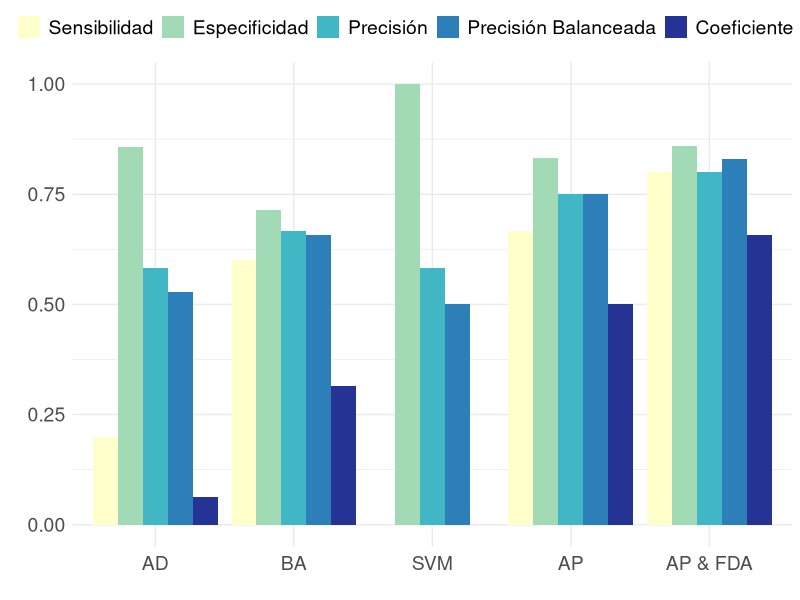
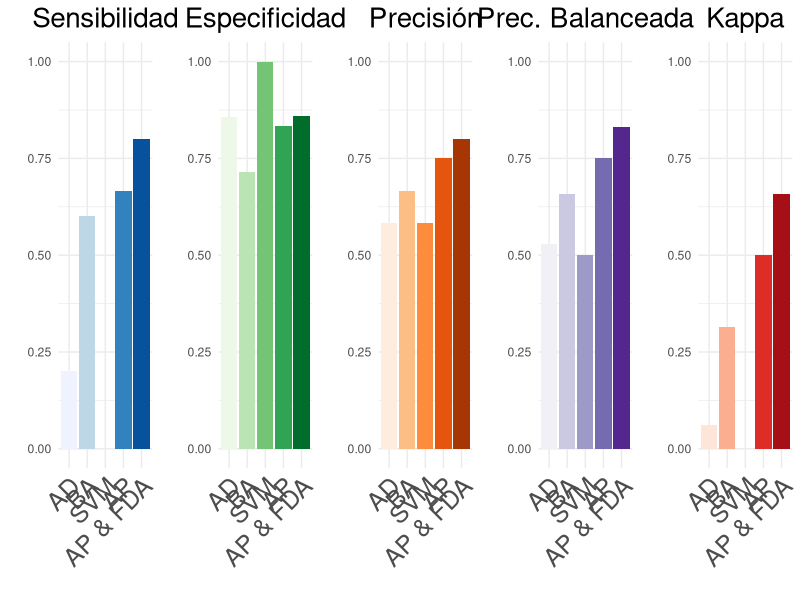

These figures' R source, in order:
library(ggplot2)
library(stringr)

# Crear un dataframe con los datos

data <- data.frame(
  Modelo = factor(c("AD", "BA", "SVM", "AP", "AP & FDA"), 
                  levels = c("AD", "BA", "SVM", "AP", "AP & FDA")),
  Sensibilidad = c(0.2, 0.6, 0, 0.6667, 0.8),
  Especificidad = c(0.8571, 0.7142, 1, 0.8333, 0.86),
  Precisión = c(0.5833, 0.6666, 0.5833, 0.75, 0.8),
  P_Balanceada = c(0.5285, 0.6571, 0.5, 0.75, 0.83),
  Kappa_Coef = c(0.0625, 0.3142, 0, 0.5, 0.6571)
)

# Convertir los datos a formato largo
data_long <- reshape2::melt(data, id.vars = "Modelo")

# Convertir la variable 'variable' a un factor y especificar el orden de los niveles
data_long$variable <- factor(data_long$variable, levels = c("Sensibilidad", "Especificidad", "Precisión", "P_Balanceada", "Kappa_Coef"))


# Crear el gráfico
ggplot(data_long, aes(x = Modelo, y = value, fill = variable)) +
  geom_bar(stat = "identity", position = "dodge") +
  scale_fill_brewer(palette = "YlGnBu", 
                    labels = c("Sensibilidad", "Especificidad", "Precisión", "Precisión Balanceada", "Coeficiente Kappa")) +
  theme_minimal() +
  labs(x = "", y = "", fill = "") +
  theme(axis.text.x = element_text(angle = 0, hjust = 0.5, vjust = 0.5, size = 14),
        axis.text.y = element_text(size = 14),
        legend.text = element_text(size = 14),
        legend.position = "top") +
  guides(fill = guide_legend(nrow = 1)) +
  scale_x_discrete(labels = function(x) str_wrap(x, width = 10)) +
  ylim(0, 1)    



library(gridExtra)

# Crear los gráficos por separado
g1 <- ggplot(subset(data_long, variable == "Sensibilidad"), aes(x = Modelo, y = value, fill = Modelo)) +
  geom_bar(stat = "identity", position = "dodge") +
  scale_fill_brewer(palette = "Blues") +
  theme_minimal() +
  theme(axis.text.x = element_text(angle = 45, hjust = 1, size = 18),
        legend.position = "none",
        plot.title = element_text(hjust = 0.5, size = 20)) +
  labs(title = "Sensibilidad", x = "", y = "") +
  ylim(0, 1)

g2 <- ggplot(subset(data_long, variable == "Especificidad"), aes(x = Modelo, y = value, fill = Modelo)) +
  geom_bar(stat = "identity", position = "dodge") +
  scale_fill_brewer(palette = "Greens") +
  theme_minimal() +
  theme(axis.text.x = element_text(angle = 45, hjust = 1, size = 18),
        legend.position = "none",
        plot.title = element_text(hjust = 0.5, size = 20)) +
  labs(title = "Especificidad", x = "", y = "") +
  ylim(0, 1)

g3 <- ggplot(subset(data_long, variable == "Precisión"), aes(x = Modelo, y = value, fill = Modelo)) +
  geom_bar(stat = "identity", position = "dodge") +
  scale_fill_brewer(palette = "Oranges") +
  theme_minimal() +
  theme(axis.text.x = element_text(angle = 45, hjust = 1, size = 18),
        legend.position = "none",
        plot.title = element_text(hjust = 0.5, size = 20)) +
  labs(title = "Precisión", x = "", y = "") +
  ylim(0, 1)

g4 <- ggplot(subset(data_long, variable == "P_Balanceada"), aes(x = Modelo, y = value, fill = Modelo)) +
  geom_bar(stat = "identity", position = "dodge") +
  scale_fill_brewer(palette = "Purples") +
  theme_minimal() +
  theme(axis.text.x = element_text(angle = 45, hjust = 1, size = 18),
        legend.position = "none",
        plot.title = element_text(hjust = 0.5, size = 20)) +
  labs(title = "Prec. Balanceada", x = "", y = "") +
  ylim(0, 1)

g5 <- ggplot(subset(data_long, variable == "Kappa_Coef"), aes(x = Modelo, y = value, fill = Modelo)) +
  geom_bar(stat = "identity", position = "dodge") +
  scale_fill_brewer(palette = "Reds") +
  theme_minimal() +
  theme(axis.text.x = element_text(angle = 45, hjust = 1, size = 18),
        legend.position = "none",
        plot.title = element_text(hjust = 0.5, size = 20)) +
  labs(title = "Kappa", x = "", y = "") +
  ylim(0, 1)

# Combinar los gráficos en una sola fila
grid.arrange(g1, g2, g3, g4, g5, nrow = 1)
